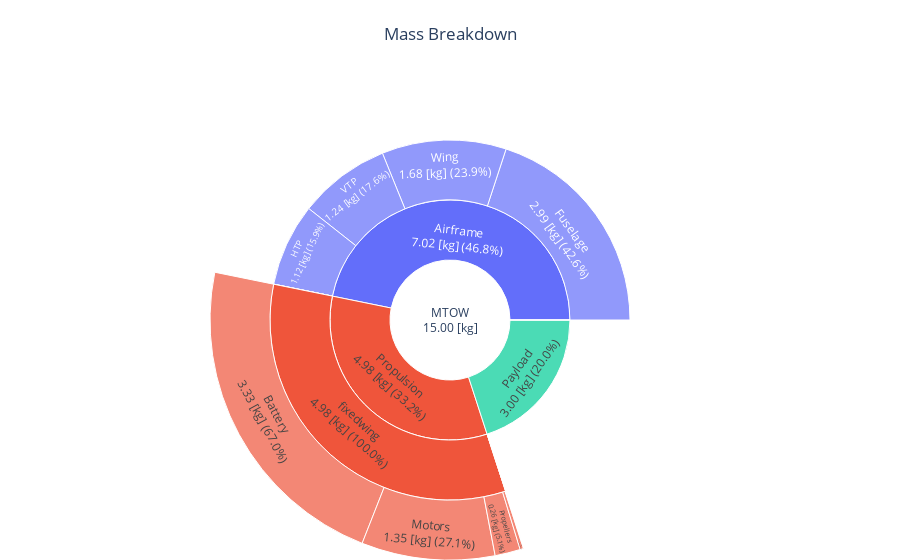

Notebook code cell kept with this figure:
### Code cell
fig = mass_breakdown_sun_plot_drone(OUTPUT_FILE)
fig.show()

### Figure 1 — Plotly figure (JSON) as saved in the notebook; plotly's stock layout.template omitted (floating-point values rounded to 4 significant figures)
{"data": [{"branchvalues": "total", "labels": ["MTOW<br>15.00 [kg]", "Payload<br>3.00 [kg] (20.0%)", "Fuel mission<br>0.00 [kg] (0.0%)", "Propulsion<br>4.98 [kg] (33.2%)", "Airframe<br>7.02 [kg] (46.8%)", "Miscellaneous<br>0.00 [kg] (0.0%)", "multirotor<br>0.00 [kg] (0.0%)", "Propellers<br>0.00 [kg] (0.0%)", "Motors<br>0.00 [kg] (0.0%)", "Gearboxes<br>0.00 [kg] (0.0%)", "esc<br>0.00 [kg] (0.0%)", "Battery<br>0.00 [kg] (0.0%)", "Wires<br>0.00 [kg] (0.0%)", "fixedwing<br>4.98 [kg] (100.0%)", "Propellers<br>0.26 [kg] (5.1%)", "Motors<br>1.35 [kg] (27.1%)", "Gearboxes<br>0.00 [kg] (0.0%)", "esc<br>0.03 [kg] (0.7%)", "Battery<br>3.33 [kg] (67.0%)", "Wires<br>0.01 [kg] (0.2%)", "Body<br>0.00 [kg] (0.0%)", "Arms<br>0.00 [kg] (0.0%)", "Wing<br>1.68 [kg] (23.9%)", "Fuselage<br>2.99 [kg] (42.6%)", "HTP<br>1.12 [kg] (15.9%)", "VTP<br>1.24 [kg] (17.6%)"], "parents": ["", "MTOW<br>15.00 [kg]", "MTOW<br>15.00 [kg]", "MTOW<br>15.00 [kg]", "MTOW<br>15.00 [kg]", "MTOW<br>15.00 [kg]", "Propulsion<br>4.98 [kg] (33.2%)", "multirotor<br>0.00 [kg] (0.0%)", "multirotor<br>0.00 [kg] (0.0%)", "multirotor<br>0.00 [kg] (0.0%)", "multirotor<br>0.00 [kg] (0.0%)", "multirotor<br>0.00 [kg] (0.0%)", "multirotor<br>0.00 [kg] (0.0%)", "Propulsion<br>4.98 [kg] (33.2%)", "fixedwing<br>4.98 [kg] (100.0%)", "fixedwing<br>4.98 [kg] (100.0%)", "fixedwing<br>4.98 [kg] (100.0%)", "fixedwing<br>4.98 [kg] (100.0%)", "fixedwing<br>4.98 [kg] (100.0%)", "fixedwing<br>4.98 [kg] (100.0%)", "Airframe<br>7.02 [kg] (46.8%)", "Airframe<br>7.02 [kg] (46.8%)", "Airframe<br>7.02 [kg] (46.8%)", "Airframe<br>7.02 [kg] (46.8%)", "Airframe<br>7.02 [kg] (46.8%)", "Airframe<br>7.02 [kg] (46.8%)"], "type": "sunburst", "values": [15.0, 3, 0, 4.978, 7.022, 0, 0, 0, 0, 0, 0, 0, 0, 4.978, 0.2561, 1.347, 0, 0.03412, 3.334, 0.007519, 0, 0, 1.676, 2.993, 1.117, 1.236]}], "layout": {"autosize": true, "margin": {"b": 0, "l": 0, "r": 0, "t": 80}, "title": {"text": "Mass Breakdown", "x": 0.5}}}
